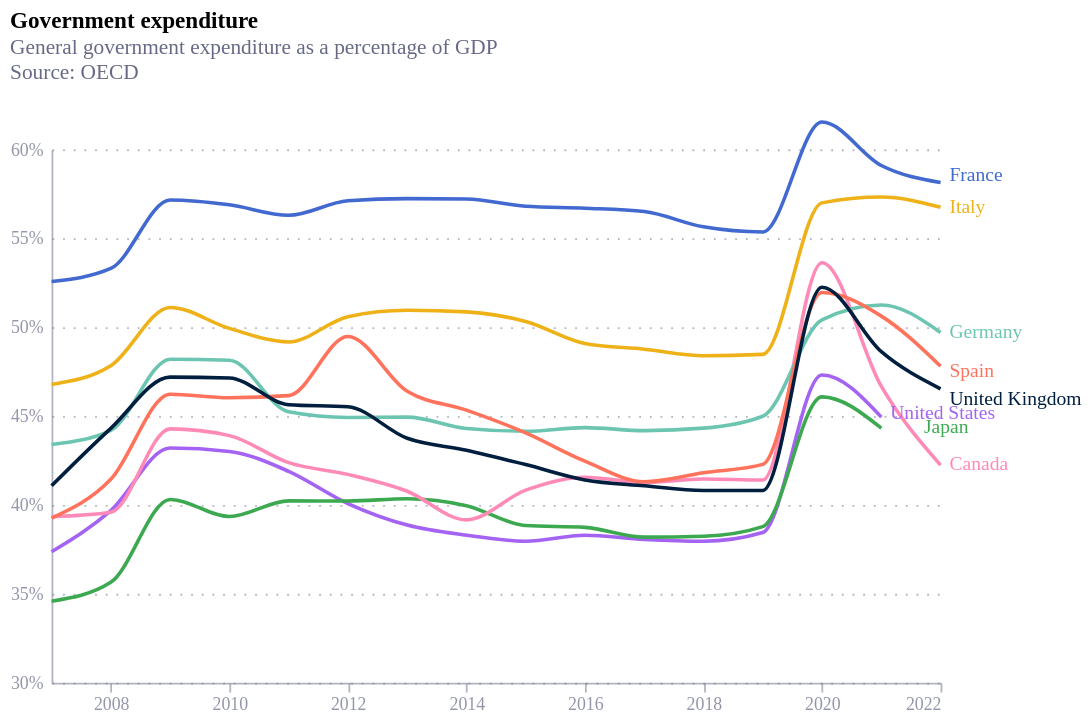

Express this chart as Vega-Lite.
### Vega-Lite specification from a JSON file in a GitHub repository (floating-point values rounded to 4 significant figures)
{"config": {"font": "Circular Std", "mark": {"line": {"interpolate": "monotone"}}, "view": {"stroke": "transparent", "width": 400, "height": 300}, "range": {"category": ["#36B7B4", "#E6224B", "#F4C245", "#0063AF", "#00A767", "#179FDB", "#EB5C2E"], "diverging": ["#E6224B", "#E54753", "#C9C9C9", "#179FDB", "#122B39"], "heatmap": ["#C9C9C9", "#179FDB", "#0063AF", "#122B39"], "ordinal": ["#00A767", "#36B7B4", "#179FDB", "#0063AF", "#243B5A"]}, "axisX": {"domainColor": "#676A86", "domainOpacity": 0.5, "grid": false, "labelAngle": 0, "labelColor": "#676A86", "labelOpacity": 0.7, "orient": "bottom", "tickColor": "#676A86", "tickCount": 10, "tickOpacity": 0.5, "title": false, "titleAlign": "center", "titleAnchor": "middle", "titleColor": "#676A86", "titleFontSize": 12, "titleOpacity": 0.8, "titleY": -15}, "axisY": {"domainColor": "#676A86", "domainOpacity": 0.5, "gridColor": "#676A86", "gridDash": [1, 5], "gridOpacity": 0.5, "labelColor": "#676A86", "labelOpacity": 0.7, "labelPadding": 5, "tickColor": "#676A86", "tickCount": 8, "tickOpacity": 0.5, "ticks": false, "titleAlign": "left", "titleAngle": 0, "titleBaseline": "bottom", "titleColor": "#676A86", "titleFontSize": 12, "titleOpacity": 0.8, "titleX": 0, "titleY": -7}}, "layer": [{"mark": {"type": "line", "interpolate": "monotone"}, "encoding": {"color": {"field": "country", "legend": null, "scale": {"domain": ["United Kingdom", "France", "Italy", "Spain", "Germany", "Japan", "Canada", "United States"], "range": ["#001f3f", "#4269d0", "#efb118", "#ff725c", "#6cc5b0", "#3ca951", "#ff8ab7", "#a463f2", "#97bbf5", "#9c6b4e"]}, "type": "nominal"}, "x": {"field": "date", "title": "", "type": "temporal"}, "y": {"axis": {"labelExpr": "format(datum.value,',') + '%'"}, "field": "value", "scale": {"domain": [30, 60]}, "title": "", "type": "quantitative"}}, "title": {"text": "Government expenditure", "anchor": "start", "subtitle": ["General government expenditure as a percentage of GDP", "Source: OECD", ""], "subtitleColor": "#676A86"}}, {"mark": {"type": "text", "align": "left", "dx": {"expr": "datum.country == 'Japan' ? 24 : 5"}, "dy": {"expr": "datum.country == 'United States' ? -2 : datum.country == 'France' ? -4 : datum.country == 'Spain' ? 3 : datum.country == 'United Kingdom' ? 6 : 0"}}, "encoding": {"color": {"field": "country", "type": "nominal"}, "text": {"field": "country", "type": "nominal"}, "x": {"aggregate": "max", "field": "date", "type": "temporal"}, "y": {"aggregate": {"argmax": "date"}, "field": "value", "type": "quantitative"}}}], "data": {"name": "data-0747c1aeb9fdb7c057ad6cbb4dff02b6"}, "height": 300, "width": 500, "$schema": "https://vega.github.io/schema/vega-lite/v5.17.0.json", "datasets": {"data-0747c1aeb9fdb7c057ad6cbb4dff02b6": [{"iso3": "USA", "country": "United States", "series": "Government expenditure", "date": "2007-01-01", "value": 37.37}, {"iso3": "USA", "country": "United States", "series": "Government expenditure", "date": "2021-01-01", "value": 44.94}, {"iso3": "USA", "country": "United States", "series": "Government expenditure", "date": "2020-01-01", "value": 47.31}, {"iso3": "USA", "country": "United States", "series": "Government expenditure", "date": "2019-01-01", "value": 38.45}, {"iso3": "USA", "country": "United States", "series": "Government expenditure", "date": "2018-01-01", "value": 37.96}, {"iso3": "USA", "country": "United States", "series": "Government expenditure", "date": "2017-01-01", "value": 38.06}, {"iso3": "USA", "country": "United States", "series": "Government expenditure", "date": "2010-01-01", "value": 43.01}, {"iso3": "USA", "country": "United States", "series": "Government expenditure", "date": "2009-01-01", "value": 43.2}, {"iso3": "ITA", "country": "Italy", "series": "Government expenditure", "date": "2014-01-01", "value": 50.86}, {"iso3": "ITA", "country": "Italy", "series": "Government expenditure", "date": "2013-01-01", "value": 50.95}, {"iso3": "ITA", "country": "Italy", "series": "Government expenditure", "date": "2012-01-01", "value": 50.59}, {"iso3": "ITA", "country": "Italy", "series": "Government expenditure", "date": "2011-01-01", "value": 49.17}, {"iso3": "ITA", "country": "Italy", "series": "Government expenditure", "date": "2010-01-01", "value": 49.93}, {"iso3": "ITA", "country": "Italy", "series": "Government expenditure", "date": "2009-01-01", "value": 51.11}, {"iso3": "ITA", "country": "Italy", "series": "Government expenditure", "date": "2008-01-01", "value": 47.83}, {"iso3": "ITA", "country": "Italy", "series": "Government expenditure", "date": "2007-01-01", "value": 46.78}, {"iso3": "ITA", "country": "Italy", "series": "Government expenditure", "date": "2022-01-01", "value": 56.74}, {"iso3": "ITA", "country": "Italy", "series": "Government expenditure", "date": "2021-01-01", "value": 57.32}, {"iso3": "ITA", "country": "Italy", "series": "Government expenditure", "date": "2020-01-01", "value": 56.99}, {"iso3": "ITA", "country": "Italy", "series": "Government expenditure", "date": "2019-01-01", "value": 48.47}, {"iso3": "ITA", "country": "Italy", "series": "Government expenditure", "date": "2018-01-01", "value": 48.39}, {"iso3": "ITA", "country": "Italy", "series": "Government expenditure", "date": "2017-01-01", "value": 48.76}, {"iso3": "ITA", "country": "Italy", "series": "Government expenditure", "date": "2016-01-01", "value": 49.08}, {"iso3": "USA", "country": "United States", "series": "Government expenditure", "date": "2012-01-01", "value": 40.08}, {"iso3": "USA", "country": "United States", "series": "Government expenditure", "date": "2011-01-01", "value": 41.89}, {"iso3": "USA", "country": "United States", "series": "Government expenditure", "date": "2016-01-01", "value": 38.3}, {"iso3": "USA", "country": "United States", "series": "Government expenditure", "date": "2015-01-01", "value": 37.96}, {"iso3": "USA", "country": "United States", "series": "Government expenditure", "date": "2014-01-01", "value": 38.3}, {"iso3": "USA", "country": "United States", "series": "Government expenditure", "date": "2013-01-01", "value": 38.87}, {"iso3": "JPN", "country": "Japan", "series": "Government expenditure", "date": "2014-01-01", "value": 39.96}, {"iso3": "JPN", "country": "Japan", "series": "Government expenditure", "date": "2013-01-01", "value": 40.35}, {"iso3": "JPN", "country": "Japan", "series": "Government expenditure", "date": "2012-01-01", "value": 40.22}, {"iso3": "JPN", "country": "Japan", "series": "Government expenditure", "date": "2011-01-01", "value": 40.23}, {"iso3": "JPN", "country": "Japan", "series": "Government expenditure", "date": "2010-01-01", "value": 39.35}, {"iso3": "JPN", "country": "Japan", "series": "Government expenditure", "date": "2009-01-01", "value": 40.31}, {"iso3": "JPN", "country": "Japan", "series": "Government expenditure", "date": "2008-01-01", "value": 35.65}, {"iso3": "JPN", "country": "Japan", "series": "Government expenditure", "date": "2007-01-01", "value": 34.59}, {"iso3": "JPN", "country": "Japan", "series": "Government expenditure", "date": "2021-01-01", "value": 44.32}, {"iso3": "JPN", "country": "Japan", "series": "Government expenditure", "date": "2020-01-01", "value": 46.08}, {"iso3": "JPN", "country": "Japan", "series": "Government expenditure", "date": "2019-01-01", "value": 38.78}, {"iso3": "JPN", "country": "Japan", "series": "Government expenditure", "date": "2018-01-01", "value": 38.24}, {"iso3": "JPN", "country": "Japan", "series": "Government expenditure", "date": "2017-01-01", "value": 38.19}, {"iso3": "JPN", "country": "Japan", "series": "Government expenditure", "date": "2016-01-01", "value": 38.74}, {"iso3": "CAN", "country": "Canada", "series": "Government expenditure", "date": "2014-01-01", "value": 39.16}, {"iso3": "CAN", "country": "Canada", "series": "Government expenditure", "date": "2013-01-01", "value": 40.77}, {"iso3": "CAN", "country": "Canada", "series": "Government expenditure", "date": "2012-01-01", "value": 41.72}, {"iso3": "CAN", "country": "Canada", "series": "Government expenditure", "date": "2011-01-01", "value": 42.38}, {"iso3": "CAN", "country": "Canada", "series": "Government expenditure", "date": "2010-01-01", "value": 43.9}, {"iso3": "CAN", "country": "Canada", "series": "Government expenditure", "date": "2009-01-01", "value": 44.28}, {"iso3": "CAN", "country": "Canada", "series": "Government expenditure", "date": "2008-01-01", "value": 39.59}, {"iso3": "CAN", "country": "Canada", "series": "Government expenditure", "date": "2007-01-01", "value": 39.34}, {"iso3": "CAN", "country": "Canada", "series": "Government expenditure", "date": "2022-01-01", "value": 42.24}, {"iso3": "CAN", "country": "Canada", "series": "Government expenditure", "date": "2021-01-01", "value": 46.67}, {"iso3": "CAN", "country": "Canada", "series": "Government expenditure", "date": "2020-01-01", "value": 53.62}, {"iso3": "CAN", "country": "Canada", "series": "Government expenditure", "date": "2019-01-01", "value": 41.4}, {"iso3": "CAN", "country": "Canada", "series": "Government expenditure", "date": "2018-01-01", "value": 41.46}, {"iso3": "CAN", "country": "Canada", "series": "Government expenditure", "date": "2017-01-01", "value": 41.26}, {"iso3": "CAN", "country": "Canada", "series": "Government expenditure", "date": "2016-01-01", "value": 41.56}, {"iso3": "DEU", "country": "Germany", "series": "Government expenditure", "date": "2014-01-01", "value": 44.3}, {"iso3": "DEU", "country": "Germany", "series": "Government expenditure", "date": "2013-01-01", "value": 44.94}, {"iso3": "DEU", "country": "Germany", "series": "Government expenditure", "date": "2012-01-01", "value": 44.92}, {"iso3": "DEU", "country": "Germany", "series": "Government expenditure", "date": "2011-01-01", "value": 45.24}, {"iso3": "DEU", "country": "Germany", "series": "Government expenditure", "date": "2010-01-01", "value": 48.14}, {"iso3": "DEU", "country": "Germany", "series": "Government expenditure", "date": "2009-01-01", "value": 48.2}, {"iso3": "DEU", "country": "Germany", "series": "Government expenditure", "date": "2008-01-01", "value": 44.2}, {"iso3": "DEU", "country": "Germany", "series": "Government expenditure", "date": "2007-01-01", "value": 43.4}, {"iso3": "DEU", "country": "Germany", "series": "Government expenditure", "date": "2021-01-01", "value": 51.25}, {"iso3": "DEU", "country": "Germany", "series": "Government expenditure", "date": "2020-01-01", "value": 50.41}, {"iso3": "DEU", "country": "Germany", "series": "Government expenditure", "date": "2019-01-01", "value": 44.99}, {"iso3": "DEU", "country": "Germany", "series": "Government expenditure", "date": "2022-01-01", "value": 49.7}, {"iso3": "DEU", "country": "Germany", "series": "Government expenditure", "date": "2018-01-01", "value": 44.32}, {"iso3": "DEU", "country": "Germany", "series": "Government expenditure", "date": "2017-01-01", "value": 44.18}, {"iso3": "DEU", "country": "Germany", "series": "Government expenditure", "date": "2016-01-01", "value": 44.35}, {"iso3": "ESP", "country": "Spain", "series": "Government expenditure", "date": "2014-01-01", "value": 45.33}, {"iso3": "ESP", "country": "Spain", "series": "Government expenditure", "date": "2013-01-01", "value": 46.39}, {"iso3": "ESP", "country": "Spain", "series": "Government expenditure", "date": "2012-01-01", "value": 49.47}, {"iso3": "ESP", "country": "Spain", "series": "Government expenditure", "date": "2011-01-01", "value": 46.15}, {"iso3": "ESP", "country": "Spain", "series": "Government expenditure", "date": "2010-01-01", "value": 46.03}, {"iso3": "ESP", "country": "Spain", "series": "Government expenditure", "date": "2009-01-01", "value": 46.23}, {"iso3": "ESP", "country": "Spain", "series": "Government expenditure", "date": "2008-01-01", "value": 41.44}, {"iso3": "ESP", "country": "Spain", "series": "Government expenditure", "date": "2007-01-01", "value": 39.26}, {"iso3": "ESP", "country": "Spain", "series": "Government expenditure", "date": "2022-01-01", "value": 47.8}, {"iso3": "ESP", "country": "Spain", "series": "Government expenditure", "date": "2021-01-01", "value": 50.62}, {"iso3": "ESP", "country": "Spain", "series": "Government expenditure", "date": "2020-01-01", "value": 51.95}, {"iso3": "ESP", "country": "Spain", "series": "Government expenditure", "date": "2019-01-01", "value": 42.28}, {"iso3": "ESP", "country": "Spain", "series": "Government expenditure", "date": "2018-01-01", "value": 41.81}, {"iso3": "ESP", "country": "Spain", "series": "Government expenditure", "date": "2017-01-01", "value": 41.31}, {"iso3": "ESP", "country": "Spain", "series": "Government expenditure", "date": "2016-01-01", "value": 42.46}, {"iso3": "GBR", "country": "United Kingdom", "series": "Government expenditure", "date": "2016-01-01", "value": 41.41}, {"iso3": "GBR", "country": "United Kingdom", "series": "Government expenditure", "date": "2015-01-01", "value": 42.27}, {"iso3": "GBR", "country": "United Kingdom", "series": "Government expenditure", "date": "2014-01-01", "value": 43.08}, {"iso3": "GBR", "country": "United Kingdom", "series": "Government expenditure", "date": "2013-01-01", "value": 43.75}, {"iso3": "GBR", "country": "United Kingdom", "series": "Government expenditure", "date": "2012-01-01", "value": 45.52}, {"iso3": "GBR", "country": "United Kingdom", "series": "Government expenditure", "date": "2011-01-01", "value": 45.64}, {"iso3": "GBR", "country": "United Kingdom", "series": "Government expenditure", "date": "2010-01-01", "value": 47.14}, {"iso3": "GBR", "country": "United Kingdom", "series": "Government expenditure", "date": "2009-01-01", "value": 47.19}, {"iso3": "GBR", "country": "United Kingdom", "series": "Government expenditure", "date": "2007-01-01", "value": 41.08}, {"iso3": "GBR", "country": "United Kingdom", "series": "Government expenditure", "date": "2008-01-01", "value": 44.31}, {"iso3": "GBR", "country": "United Kingdom", "series": "Government expenditure", "date": "2022-01-01", "value": 46.53}, {"iso3": "GBR", "country": "United Kingdom", "series": "Government expenditure", "date": "2021-01-01", "value": 48.62}, {"iso3": "GBR", "country": "United Kingdom", "series": "Government expenditure", "date": "2020-01-01", "value": 52.24}, {"iso3": "GBR", "country": "United Kingdom", "series": "Government expenditure", "date": "2019-01-01", "value": 40.81}, {"iso3": "GBR", "country": "United Kingdom", "series": "Government expenditure", "date": "2018-01-01", "value": 40.81}, {"iso3": "FRA", "country": "France", "series": "Government expenditure", "date": "2014-01-01", "value": 57.21}, {"iso3": "FRA", "country": "France", "series": "Government expenditure", "date": "2013-01-01", "value": 57.23}, {"iso3": "FRA", "country": "France", "series": "Government expenditure", "date": "2012-01-01", "value": 57.11}, {"iso3": "FRA", "country": "France", "series": "Government expenditure", "date": "2011-01-01", "value": 56.29}, {"iso3": "FRA", "country": "France", "series": "Government expenditure", "date": "2010-01-01", "value": 56.88}, {"iso3": "FRA", "country": "France", "series": "Government expenditure", "date": "2009-01-01", "value": 57.15}, {"iso3": "FRA", "country": "France", "series": "Government expenditure", "date": "2008-01-01", "value": 53.3}, {"iso3": "FRA", "country": "France", "series": "Government expenditure", "date": "2007-01-01", "value": 52.57}, {"iso3": "FRA", "country": "France", "series": "Government expenditure", "date": "2022-01-01", "value": 58.13}, {"iso3": "FRA", "country": "France", "series": "Government expenditure", "date": "2021-01-01", "value": 59.09}, {"iso3": "FRA", "country": "France", "series": "Government expenditure", "date": "2020-01-01", "value": 61.54}, {"iso3": "FRA", "country": "France", "series": "Government expenditure", "date": "2019-01-01", "value": 55.35}, {"iso3": "FRA", "country": "France", "series": "Government expenditure", "date": "2018-01-01", "value": 55.64}, {"iso3": "FRA", "country": "France", "series": "Government expenditure", "date": "2017-01-01", "value": 56.5}, {"iso3": "FRA", "country": "France", "series": "Government expenditure", "date": "2016-01-01", "value": 56.69}, {"iso3": "USA", "country": "United States", "series": "Government expenditure", "date": "2008-01-01", "value": 39.68}, {"iso3": "ITA", "country": "Italy", "series": "Government expenditure", "date": "2015-01-01", "value": 50.32}, {"iso3": "FRA", "country": "France", "series": "Government expenditure", "date": "2015-01-01", "value": 56.8}, {"iso3": "JPN", "country": "Japan", "series": "Government expenditure", "date": "2015-01-01", "value": 38.84}, {"iso3": "CAN", "country": "Canada", "series": "Government expenditure", "date": "2015-01-01", "value": 40.83}, {"iso3": "DEU", "country": "Germany", "series": "Government expenditure", "date": "2015-01-01", "value": 44.14}, {"iso3": "ESP", "country": "Spain", "series": "Government expenditure", "date": "2015-01-01", "value": 44.05}, {"iso3": "GBR", "country": "United Kingdom", "series": "Government expenditure", "date": "2017-01-01", "value": 41.08}]}}
